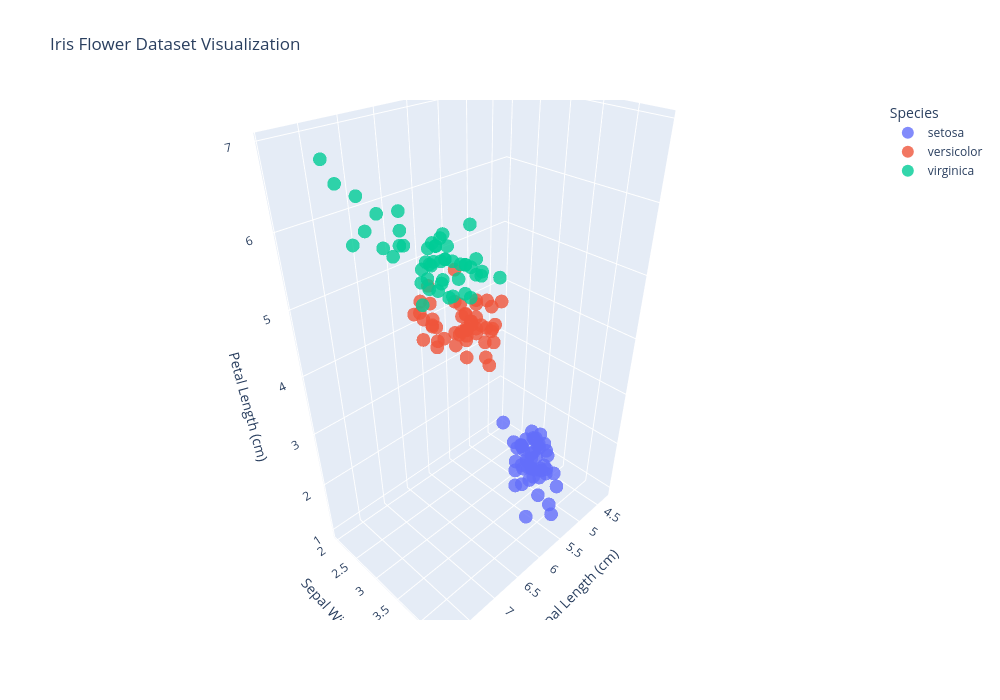

Notebook code for this chart:
### Code cell
iris = load_iris()

df3 = pd.DataFrame(
    iris.data,
    columns=iris.feature_names
)

df3["species"] = [
    iris.target_names[i]
    for i in iris.target
]

df3 = df3.rename(columns={
    "sepal length (cm)": "Sepal Length",
    "sepal width (cm)": "Sepal Width",
    "petal length (cm)": "Petal Length",
    "petal width (cm)": "Petal Width"
})

# Scatter 3D
fig = px.scatter_3d(
    df3,
    x="Sepal Length",
    y="Sepal Width",
    z="Petal Length",

    color="species",
    size="Petal Width",

    hover_data=[
        "Sepal Length",
        "Sepal Width",
        "Petal Length",
        "Petal Width"
    ],

    title="Iris Flower Dataset Visualization"
)

fig.update_traces(
    marker=dict(
        size=8,
        opacity=0.8
    )
)

fig.update_layout(
    width=1000,
    height=700,

    scene=dict(
        xaxis_title="Sepal Length (cm)",
        yaxis_title="Sepal Width (cm)",
        zaxis_title="Petal Length (cm)"
    ),

    legend_title="Species"
)

fig.show()

### Figure 1 — Plotly figure (JSON) as saved in the notebook; plotly's stock layout.template omitted (floating-point values rounded to 4 significant figures)
{"data": [{"customdata": [[0.2], [0.2], [0.2], [0.2], [0.2], [0.4], [0.3], [0.2], [0.2], [0.1], [0.2], [0.2], [0.1], [0.1], [0.2], [0.4], [0.4], [0.3], [0.3], [0.3], [0.2], [0.4], [0.2], [0.5], [0.2], [0.2], [0.4], [0.2], [0.2], [0.2], [0.2], [0.4], [0.1], [0.2], [0.2], [0.2], [0.2], [0.1], [0.2], [0.2], [0.3], [0.3], [0.2], [0.6], [0.4], [0.3], [0.2], [0.2], [0.2], [0.2]], "hovertemplate": "species=setosa<br>Sepal Length=%{x}<br>Sepal Width=%{y}<br>Petal Length=%{z}<br>Petal Width=%{customdata[0]}<extra></extra>", "legendgroup": "setosa", "marker": {"color": "#636efa", "opacity": 0.8, "size": 8, "sizemode": "area", "sizeref": 0.00625, "symbol": "circle"}, "mode": "markers", "name": "setosa", "scene": "scene", "showlegend": true, "type": "scatter3d", "x": [5.1, 4.9, 4.7, 4.6, 5.0, 5.4, 4.6, 5.0, 4.4, 4.9, 5.4, 4.8, 4.8, 4.3, 5.8, 5.7, 5.4, 5.1, 5.7, 5.1, 5.4, 5.1, 4.6, 5.1, 4.8, 5.0, 5.0, 5.2, 5.2, 4.7, 4.8, 5.4, 5.2, 5.5, 4.9, 5.0, 5.5, 4.9, 4.4, 5.1, 5.0, 4.5, 4.4, 5.0, 5.1, 4.8, 5.1, 4.6, 5.3, 5.0], "y": [3.5, 3.0, 3.2, 3.1, 3.6, 3.9, 3.4, 3.4, 2.9, 3.1, 3.7, 3.4, 3.0, 3.0, 4.0, 4.4, 3.9, 3.5, 3.8, 3.8, 3.4, 3.7, 3.6, 3.3, 3.4, 3.0, 3.4, 3.5, 3.4, 3.2, 3.1, 3.4, 4.1, 4.2, 3.1, 3.2, 3.5, 3.6, 3.0, 3.4, 3.5, 2.3, 3.2, 3.5, 3.8, 3.0, 3.8, 3.2, 3.7, 3.3], "z": [1.4, 1.4, 1.3, 1.5, 1.4, 1.7, 1.4, 1.5, 1.4, 1.5, 1.5, 1.6, 1.4, 1.1, 1.2, 1.5, 1.3, 1.4, 1.7, 1.5, 1.7, 1.5, 1.0, 1.7, 1.9, 1.6, 1.6, 1.5, 1.4, 1.6, 1.6, 1.5, 1.5, 1.4, 1.5, 1.2, 1.3, 1.4, 1.3, 1.5, 1.3, 1.3, 1.3, 1.6, 1.9, 1.4, 1.6, 1.4, 1.5, 1.4]}, {"customdata": [[1.4], [1.5], [1.5], [1.3], [1.5], [1.3], [1.6], [1.0], [1.3], [1.4], [1.0], [1.5], [1.0], [1.4], [1.3], [1.4], [1.5], [1.0], [1.5], [1.1], [1.8], [1.3], [1.5], [1.2], [1.3], [1.4], [1.4], [1.7], [1.5], [1.0], [1.1], [1.0], [1.2], [1.6], [1.5], [1.6], [1.5], [1.3], [1.3], [1.3], [1.2], [1.4], [1.2], [1.0], [1.3], [1.2], [1.3], [1.3], [1.1], [1.3]], "hovertemplate": "species=versicolor<br>Sepal Length=%{x}<br>Sepal Width=%{y}<br>Petal Length=%{z}<br>Petal Width=%{customdata[0]}<extra></extra>", "legendgroup": "versicolor", "marker": {"color": "#EF553B", "opacity": 0.8, "size": 8, "sizemode": "area", "sizeref": 0.00625, "symbol": "circle"}, "mode": "markers", "name": "versicolor", "scene": "scene", "showlegend": true, "type": "scatter3d", "x": [7.0, 6.4, 6.9, 5.5, 6.5, 5.7, 6.3, 4.9, 6.6, 5.2, 5.0, 5.9, 6.0, 6.1, 5.6, 6.7, 5.6, 5.8, 6.2, 5.6, 5.9, 6.1, 6.3, 6.1, 6.4, 6.6, 6.8, 6.7, 6.0, 5.7, 5.5, 5.5, 5.8, 6.0, 5.4, 6.0, 6.7, 6.3, 5.6, 5.5, 5.5, 6.1, 5.8, 5.0, 5.6, 5.7, 5.7, 6.2, 5.1, 5.7], "y": [3.2, 3.2, 3.1, 2.3, 2.8, 2.8, 3.3, 2.4, 2.9, 2.7, 2.0, 3.0, 2.2, 2.9, 2.9, 3.1, 3.0, 2.7, 2.2, 2.5, 3.2, 2.8, 2.5, 2.8, 2.9, 3.0, 2.8, 3.0, 2.9, 2.6, 2.4, 2.4, 2.7, 2.7, 3.0, 3.4, 3.1, 2.3, 3.0, 2.5, 2.6, 3.0, 2.6, 2.3, 2.7, 3.0, 2.9, 2.9, 2.5, 2.8], "z": [4.7, 4.5, 4.9, 4.0, 4.6, 4.5, 4.7, 3.3, 4.6, 3.9, 3.5, 4.2, 4.0, 4.7, 3.6, 4.4, 4.5, 4.1, 4.5, 3.9, 4.8, 4.0, 4.9, 4.7, 4.3, 4.4, 4.8, 5.0, 4.5, 3.5, 3.8, 3.7, 3.9, 5.1, 4.5, 4.5, 4.7, 4.4, 4.1, 4.0, 4.4, 4.6, 4.0, 3.3, 4.2, 4.2, 4.2, 4.3, 3.0, 4.1]}, {"customdata": [[2.5], [1.9], [2.1], [1.8], [2.2], [2.1], [1.7], [1.8], [1.8], [2.5], [2.0], [1.9], [2.1], [2.0], [2.4], [2.3], [1.8], [2.2], [2.3], [1.5], [2.3], [2.0], [2.0], [1.8], [2.1], [1.8], [1.8], [1.8], [2.1], [1.6], [1.9], [2.0], [2.2], [1.5], [1.4], [2.3], [2.4], [1.8], [1.8], [2.1], [2.4], [2.3], [1.9], [2.3], [2.5], [2.3], [1.9], [2.0], [2.3], [1.8]], "hovertemplate": "species=virginica<br>Sepal Length=%{x}<br>Sepal Width=%{y}<br>Petal Length=%{z}<br>Petal Width=%{customdata[0]}<extra></extra>", "legendgroup": "virginica", "marker": {"color": "#00cc96", "opacity": 0.8, "size": 8, "sizemode": "area", "sizeref": 0.00625, "symbol": "circle"}, "mode": "markers", "name": "virginica", "scene": "scene", "showlegend": true, "type": "scatter3d", "x": [6.3, 5.8, 7.1, 6.3, 6.5, 7.6, 4.9, 7.3, 6.7, 7.2, 6.5, 6.4, 6.8, 5.7, 5.8, 6.4, 6.5, 7.7, 7.7, 6.0, 6.9, 5.6, 7.7, 6.3, 6.7, 7.2, 6.2, 6.1, 6.4, 7.2, 7.4, 7.9, 6.4, 6.3, 6.1, 7.7, 6.3, 6.4, 6.0, 6.9, 6.7, 6.9, 5.8, 6.8, 6.7, 6.7, 6.3, 6.5, 6.2, 5.9], "y": [3.3, 2.7, 3.0, 2.9, 3.0, 3.0, 2.5, 2.9, 2.5, 3.6, 3.2, 2.7, 3.0, 2.5, 2.8, 3.2, 3.0, 3.8, 2.6, 2.2, 3.2, 2.8, 2.8, 2.7, 3.3, 3.2, 2.8, 3.0, 2.8, 3.0, 2.8, 3.8, 2.8, 2.8, 2.6, 3.0, 3.4, 3.1, 3.0, 3.1, 3.1, 3.1, 2.7, 3.2, 3.3, 3.0, 2.5, 3.0, 3.4, 3.0], "z": [6.0, 5.1, 5.9, 5.6, 5.8, 6.6, 4.5, 6.3, 5.8, 6.1, 5.1, 5.3, 5.5, 5.0, 5.1, 5.3, 5.5, 6.7, 6.9, 5.0, 5.7, 4.9, 6.7, 4.9, 5.7, 6.0, 4.8, 4.9, 5.6, 5.8, 6.1, 6.4, 5.6, 5.1, 5.6, 6.1, 5.6, 5.5, 4.8, 5.4, 5.6, 5.1, 5.1, 5.9, 5.7, 5.2, 5.0, 5.2, 5.4, 5.1]}], "layout": {"height": 700, "legend": {"itemsizing": "constant", "title": {"text": "Species"}, "tracegroupgap": 0}, "scene": {"domain": {"x": [0, 1], "y": [0, 1]}, "xaxis": {"title": {"text": "Sepal Length (cm)"}}, "yaxis": {"title": {"text": "Sepal Width (cm)"}}, "zaxis": {"title": {"text": "Petal Length (cm)"}}}, "title": {"text": "Iris Flower Dataset Visualization"}, "width": 1000}}
